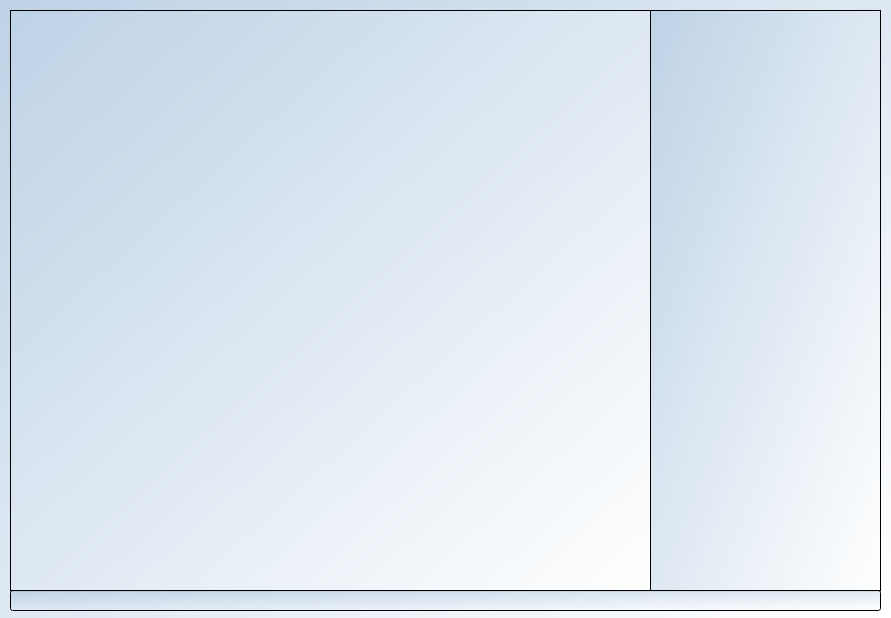
<?xml version="1.0" encoding="UTF-8"?>
<ui version="4.0">
 <class>MainWindow</class>
 <widget class="QMainWindow" name="MainWindow">
  <property name="geometry">
   <rect>
    <x>0</x>
    <y>0</y>
    <width>891</width>
    <height>618</height>
   </rect>
  </property>
  <property name="palette">
   <palette>
    <active>
     <colorrole role="Button">
      <brush brushstyle="LinearGradientPattern">
       <gradient startx="0.000000000000000" starty="0.000000000000000" endx="1.000000000000000" endy="1.000000000000000" type="LinearGradient" spread="PadSpread" coordinatemode="ObjectBoundingMode">
        <gradientstop position="0.000000000000000">
         <color alpha="255">
          <red>190</red>
          <green>210</green>
          <blue>230</blue>
         </color>
        </gradientstop>
        <gradientstop position="1.000000000000000">
         <color alpha="255">
          <red>255</red>
          <green>255</green>
          <blue>255</blue>
         </color>
        </gradientstop>
       </gradient>
      </brush>
     </colorrole>
     <colorrole role="Base">
      <brush brushstyle="LinearGradientPattern">
       <gradient startx="0.000000000000000" starty="0.000000000000000" endx="1.000000000000000" endy="1.000000000000000" type="LinearGradient" spread="PadSpread" coordinatemode="ObjectBoundingMode">
        <gradientstop position="0.000000000000000">
         <color alpha="255">
          <red>190</red>
          <green>210</green>
          <blue>230</blue>
         </color>
        </gradientstop>
        <gradientstop position="1.000000000000000">
         <color alpha="255">
          <red>255</red>
          <green>255</green>
          <blue>255</blue>
         </color>
        </gradientstop>
       </gradient>
      </brush>
     </colorrole>
     <colorrole role="Window">
      <brush brushstyle="LinearGradientPattern">
       <gradient startx="0.000000000000000" starty="0.000000000000000" endx="1.000000000000000" endy="1.000000000000000" type="LinearGradient" spread="PadSpread" coordinatemode="ObjectBoundingMode">
        <gradientstop position="0.000000000000000">
         <color alpha="255">
          <red>190</red>
          <green>210</green>
          <blue>230</blue>
         </color>
        </gradientstop>
        <gradientstop position="1.000000000000000">
         <color alpha="255">
          <red>255</red>
          <green>255</green>
          <blue>255</blue>
         </color>
        </gradientstop>
       </gradient>
      </brush>
     </colorrole>
    </active>
    <inactive>
     <colorrole role="Button">
      <brush brushstyle="LinearGradientPattern">
       <gradient startx="0.000000000000000" starty="0.000000000000000" endx="1.000000000000000" endy="1.000000000000000" type="LinearGradient" spread="PadSpread" coordinatemode="ObjectBoundingMode">
        <gradientstop position="0.000000000000000">
         <color alpha="255">
          <red>190</red>
          <green>210</green>
          <blue>230</blue>
         </color>
        </gradientstop>
        <gradientstop position="1.000000000000000">
         <color alpha="255">
          <red>255</red>
          <green>255</green>
          <blue>255</blue>
         </color>
        </gradientstop>
       </gradient>
      </brush>
     </colorrole>
     <colorrole role="Base">
      <brush brushstyle="LinearGradientPattern">
       <gradient startx="0.000000000000000" starty="0.000000000000000" endx="1.000000000000000" endy="1.000000000000000" type="LinearGradient" spread="PadSpread" coordinatemode="ObjectBoundingMode">
        <gradientstop position="0.000000000000000">
         <color alpha="255">
          <red>190</red>
          <green>210</green>
          <blue>230</blue>
         </color>
        </gradientstop>
        <gradientstop position="1.000000000000000">
         <color alpha="255">
          <red>255</red>
          <green>255</green>
          <blue>255</blue>
         </color>
        </gradientstop>
       </gradient>
      </brush>
     </colorrole>
     <colorrole role="Window">
      <brush brushstyle="LinearGradientPattern">
       <gradient startx="0.000000000000000" starty="0.000000000000000" endx="1.000000000000000" endy="1.000000000000000" type="LinearGradient" spread="PadSpread" coordinatemode="ObjectBoundingMode">
        <gradientstop position="0.000000000000000">
         <color alpha="255">
          <red>190</red>
          <green>210</green>
          <blue>230</blue>
         </color>
        </gradientstop>
        <gradientstop position="1.000000000000000">
         <color alpha="255">
          <red>255</red>
          <green>255</green>
          <blue>255</blue>
         </color>
        </gradientstop>
       </gradient>
      </brush>
     </colorrole>
    </inactive>
    <disabled>
     <colorrole role="Button">
      <brush brushstyle="LinearGradientPattern">
       <gradient startx="0.000000000000000" starty="0.000000000000000" endx="1.000000000000000" endy="1.000000000000000" type="LinearGradient" spread="PadSpread" coordinatemode="ObjectBoundingMode">
        <gradientstop position="0.000000000000000">
         <color alpha="255">
          <red>190</red>
          <green>210</green>
          <blue>230</blue>
         </color>
        </gradientstop>
        <gradientstop position="1.000000000000000">
         <color alpha="255">
          <red>255</red>
          <green>255</green>
          <blue>255</blue>
         </color>
        </gradientstop>
       </gradient>
      </brush>
     </colorrole>
     <colorrole role="Base">
      <brush brushstyle="LinearGradientPattern">
       <gradient startx="0.000000000000000" starty="0.000000000000000" endx="1.000000000000000" endy="1.000000000000000" type="LinearGradient" spread="PadSpread" coordinatemode="ObjectBoundingMode">
        <gradientstop position="0.000000000000000">
         <color alpha="255">
          <red>190</red>
          <green>210</green>
          <blue>230</blue>
         </color>
        </gradientstop>
        <gradientstop position="1.000000000000000">
         <color alpha="255">
          <red>255</red>
          <green>255</green>
          <blue>255</blue>
         </color>
        </gradientstop>
       </gradient>
      </brush>
     </colorrole>
     <colorrole role="Window">
      <brush brushstyle="LinearGradientPattern">
       <gradient startx="0.000000000000000" starty="0.000000000000000" endx="1.000000000000000" endy="1.000000000000000" type="LinearGradient" spread="PadSpread" coordinatemode="ObjectBoundingMode">
        <gradientstop position="0.000000000000000">
         <color alpha="255">
          <red>190</red>
          <green>210</green>
          <blue>230</blue>
         </color>
        </gradientstop>
        <gradientstop position="1.000000000000000">
         <color alpha="255">
          <red>255</red>
          <green>255</green>
          <blue>255</blue>
         </color>
        </gradientstop>
       </gradient>
      </brush>
     </colorrole>
    </disabled>
   </palette>
  </property>
  <property name="windowTitle">
   <string>Console</string>
  </property>
  <property name="styleSheet">
   <string notr="true">* { 
	background: qlineargradient(spread:pad, x1:0, y1:0, x2:1, y2:1, stop:0 rgba(190, 210, 230, 255), stop:1 rgba(255, 255, 255, 255)) 
}
*:checked { 
	background: qlineargradient(spread:pad, x1:0, y1:0, x2:1, y2:0, stop:0 rgba(150, 150, 200, 255), stop:1 rgba(255, 255, 255, 255)); color: white 
}</string>
  </property>
  <widget class="QWidget" name="centralWidget">
   <widget class="QLineEdit" name="text_edit">
    <property name="geometry">
     <rect>
      <x>10</x>
      <y>590</y>
      <width>871</width>
      <height>21</height>
     </rect>
    </property>
    <property name="text">
     <string/>
    </property>
   </widget>
   <widget class="QPlainTextEdit" name="main">
    <property name="geometry">
     <rect>
      <x>10</x>
      <y>10</y>
      <width>641</width>
      <height>581</height>
     </rect>
    </property>
    <property name="lineWidth">
     <number>1</number>
    </property>
    <property name="midLineWidth">
     <number>0</number>
    </property>
    <property name="readOnly">
     <bool>true</bool>
    </property>
   </widget>
   <widget class="QPlainTextEdit" name="main_2">
    <property name="geometry">
     <rect>
      <x>650</x>
      <y>10</y>
      <width>231</width>
      <height>581</height>
     </rect>
    </property>
    <property name="lineWidth">
     <number>1</number>
    </property>
    <property name="midLineWidth">
     <number>0</number>
    </property>
    <property name="readOnly">
     <bool>true</bool>
    </property>
   </widget>
  </widget>
 </widget>
 <layoutdefault spacing="6" margin="11"/>
 <resources/>
 <connections/>
</ui>
